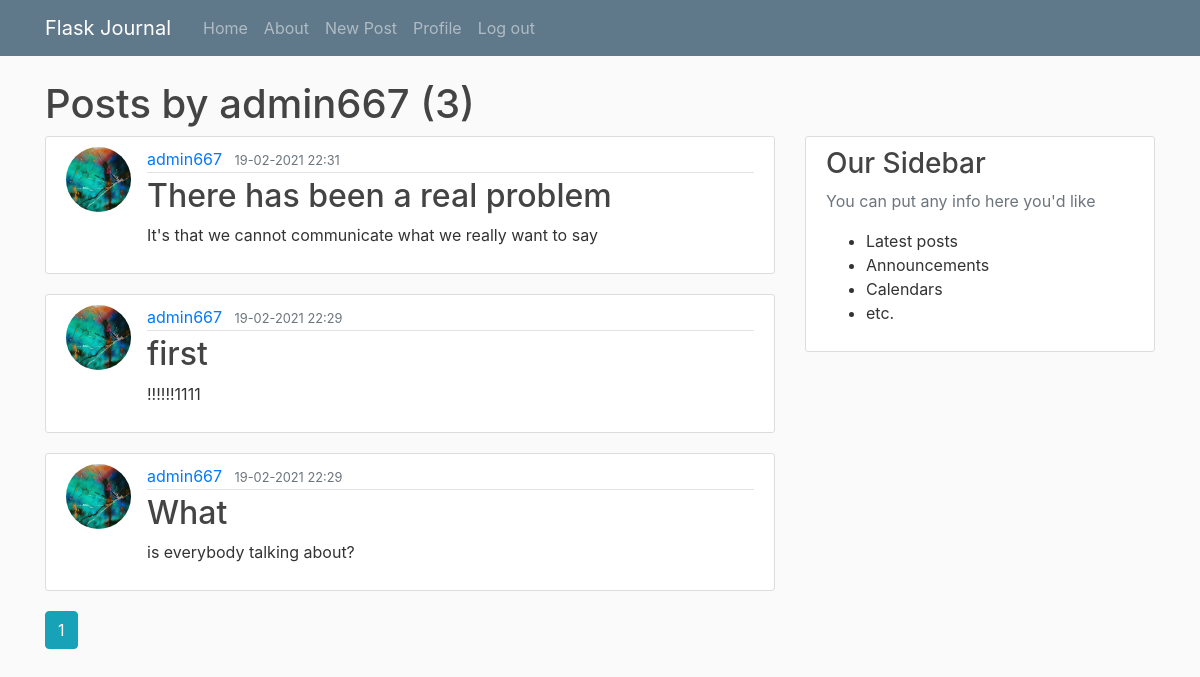
The app's page /user/admin667 (signed in) with its own data.
### flaskjournal/models.py (models this page shows, shortened)
class Post(db.Model):
	id = db.Column(db.Integer, primary_key=True)
	title = db.Column(db.String(100), nullable=False)
	date_posted = db.Column(db.DateTime, nullable=False, default=datetime.utcnow)
	content = db.Column(db.Text, nullable=False)
	user_id = db.Column(db.Integer, db.ForeignKey('user.id'), nullable=False)

class User(db.Model, UserMixin):
	id = db.Column(db.Integer, primary_key=True)
	username = db.Column(db.String(20), unique=True, nullable=False)
	email = db.Column(db.String(120), unique=True, nullable=False)
	image_file = db.Column(db.String(20), nullable=False, default='default.jpg')
	password = db.Column(db.String(60), nullable=False)
	posts = db.relationship('Post', backref='author', lazy=True)

### flaskjournal/users/routes.py (the view)
@users.route('/user/<string:username>')
def user_posts(username):
	page = request.args.get('page', 1, type=int)
	user = User.query.filter_by(username=username).first_or_404()
	posts = Post.query.filter_by(author=user)\
		.order_by(Post.date_posted.desc())\
		.paginate(page=page, per_page=7)
	h1_text = f"Posts by {user.username} ({posts.total})"
	return render_template('user_posts.html', posts=posts, h1=h1_text, user=user)

### flaskjournal/models.py (called while the page is built)
@login_manager.user_loader
def load_user(user_id):
	return User.query.get(int(user_id))

### flaskjournal/templates/user_posts.html
{% extends 'layout.html' %}
{% block maincontent %}
{% for post in posts.items %}
<article class="media content-section">
	<img src="{{ url_for('static', filename='profile_pics/' + post.author.image_file) }}" alt=""
		class="rounded-circle article-img">
	<div class="media-body">
		<div class="article-metadata">
			<a class="mr-2" href="{{ url_for('users.user_posts', username=post.author.username) }}">{{ post.author.username }}</a>
			<small class="text-muted">{{ post.date_posted.strftime('%d-%m-%Y %H:%M') }}</small>
		</div>
		<h2><a class="article-title" href="{{ url_for('posts.post', post_id=post.id) }}">{{ post.title }}</a></h2>
		<p class="article-content">{{ post.content }}</p>
	</div>
</article>
{% endfor %}
{% for page_num in posts.iter_pages(left_edge=1, right_edge=1, left_current=1, right_current=2) %}
	{% if page_num %}
		{% if posts.page == page_num %}
			<a class="btn btn-info mb-4" href="{{ url_for('users.user_posts', username=user.username, page=page_num) }}">{{ page_num }}</a>
		{% else %}
			<a class="btn btn-outline-info mb-4" href="{{ url_for('users.user_posts', username=user.username, page=page_num) }}">{{ page_num }}</a>
		{% endif %}
	{% else %}
		...
	{% endif %}
{% endfor %}
{% endblock maincontent %}

### flaskjournal/static/main.css (style rules this page uses)
body { background: #fafafa; color: #333333; margin-top: 5rem; }
h1, h2, h3, h4, h5, h6 { color: #444444; }
.content-section { background: #ffffff; padding: 10px 20px; border: 1px solid #dddddd; border-radius: 3px; margin-bottom: 20px; }
.article-title { color: #444444; }
.article-content { white-space: pre-line; }
.article-img { height: 65px; width: 65px; margin-right: 16px; }
.article-metadata { padding-bottom: 1px; margin-bottom: 4px; border-bottom: 1px solid #e3e3e3; }

### records on screen
Post: image_file (picture), author.username "admin667", date_posted "19-02-2021 22:31", title "There has been a real problem", content "It's that we cannot communicate what we really want to say"
Post: image_file (picture), author.username "admin667", date_posted "19-02-2021 22:29", title "first", content "!!!!!!1111"
Post: image_file (picture), author.username "admin667", date_posted "19-02-2021 22:29", title "What", content "is everybody talking about?"

### other values on screen
{{ h1 }} "Posts by admin667 (3)"
{{ page_num }} "1"
